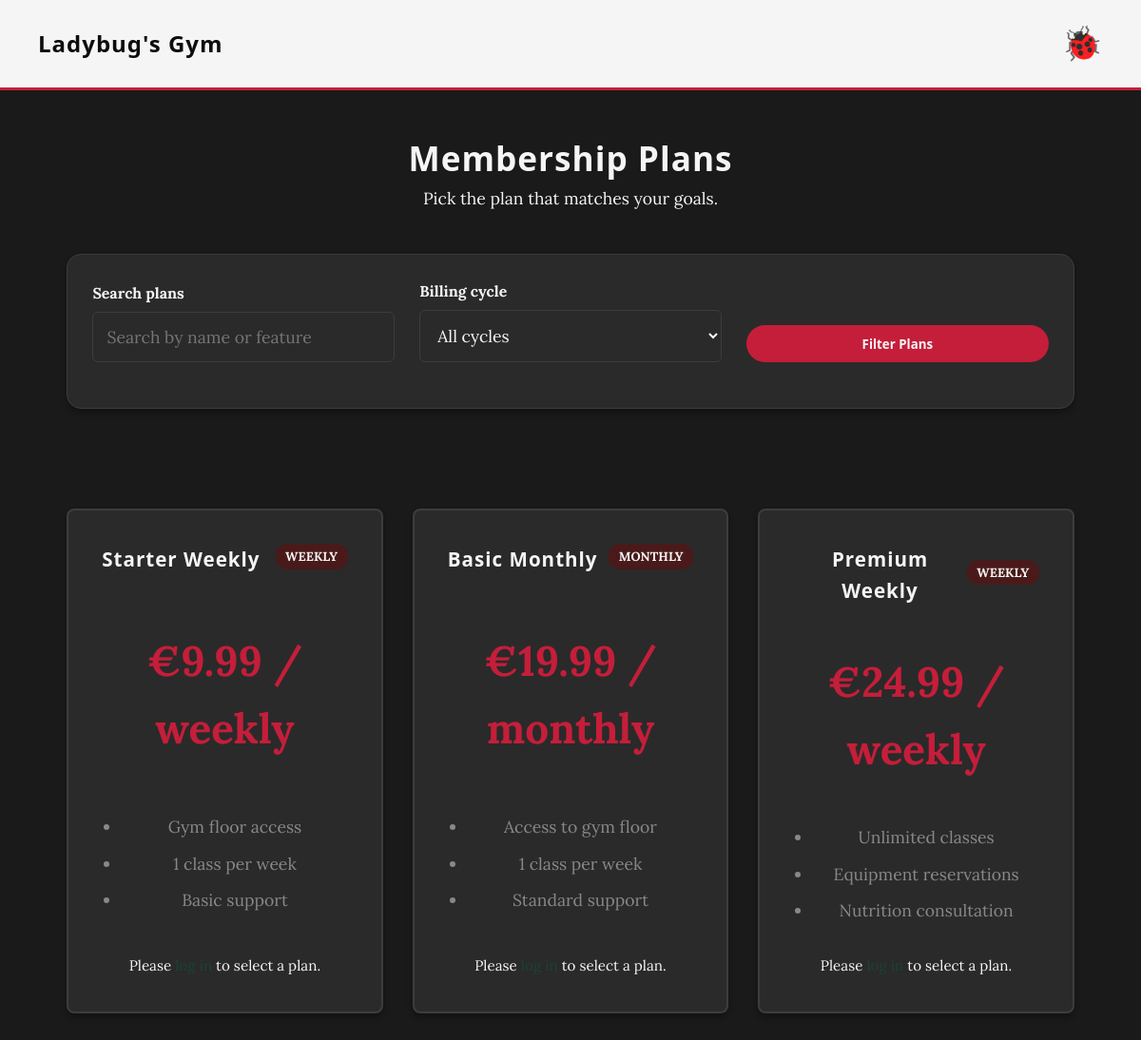
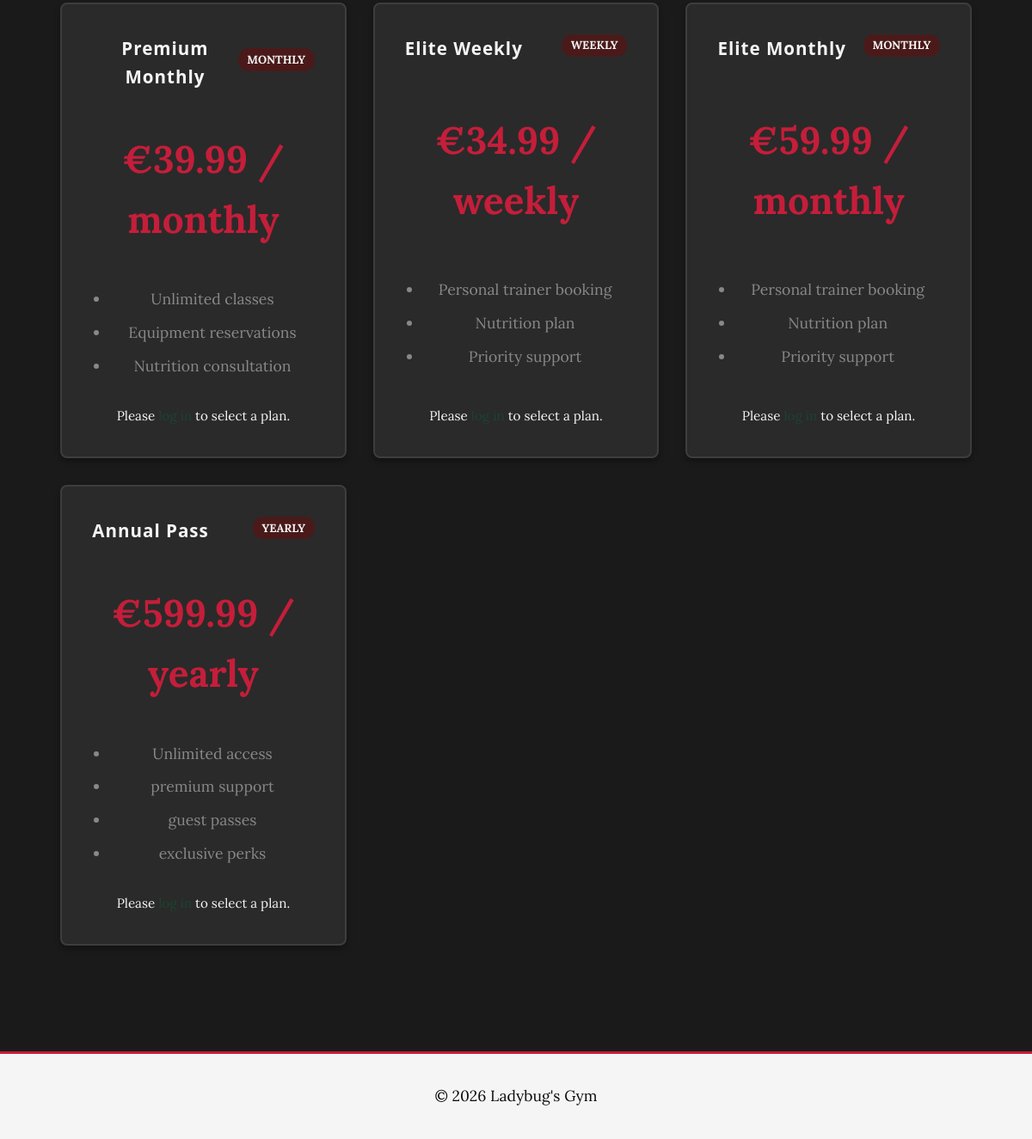
The app's page /pages/plans.php with its own data (2 pictures, top to bottom).
### tables this page shows
CREATE TABLE plans (
    id INTEGER PRIMARY KEY AUTOINCREMENT,
    name TEXT NOT NULL,
    price REAL NOT NULL,
    billing_cycle TEXT CHECK(billing_cycle IN ('weekly', 'monthly', 'yearly')) DEFAULT 'weekly',
    features TEXT -- Stored as a comma-separated list or JSON
);

### utils/session.php (called while the page is built, shortened)
<?php
class Session {
    public static function isLoggedIn(): bool {
        return isset($_SESSION[self::SESSION_KEY_USER]) && !empty($_SESSION[self::SESSION_KEY_USER]);
    }
}
?>

### pages/plans.php (the view, shortened to what this page needs)
<?php
require_once(__DIR__ . '/../templates/common.tpl.php');
require_once(__DIR__ . '/../utils/session.php');
$isLoggedIn = Session::isLoggedIn();
$currentPlanId = null;
$db = getDatabaseConnection();
$queryTerm = trim($_GET['query'] ?? '');
$sql = 'SELECT id, name, price, billing_cycle, features FROM plans';
$params = [];
$stmt = $db->prepare($sql);
$stmt->execute($params);
$plans = $stmt->fetchAll();
?>
<!DOCTYPE html>
<html lang="en">
<body>
    <main class="container plans-page">
        <section class="filter-panel card">
            <form method="GET" action="plans.php" class="plans-filter-form">
                <div class="form-row">
                    <div class="form-group">
                        <label for="planSearch">Search plans</label>
                        <input id="planSearch" name="query" class="input-field" type="text" placeholder="Search by name or feature" value="<?php echo htmlspecialchars($queryTerm); ?>">
                    </div>
                    <div class="form-group">
                        <label for="billingCycle">Billing cycle</label>
                        <select id="billingCycle" name="billing_cycle" class="input-field">
                            <option value="">All cycles</option>
                        </select>
                    </div>
                    <div class="form-group form-actions">
                        <button type="submit" class="button button-full">Filter Plans</button>
                    </div>
                </div>
            </form>
        </section>
        <section class="plans-grid">
            <?php foreach ($plans as $plan): ?>
                <?php
                    $features = array_filter(array_map('trim', explode(',', $plan['features'])));
                    $isCurrent = $currentPlanId !== null && $plan['id'] === $currentPlanId;
                ?>
                <article class="card plan-card <?php echo $isCurrent ? 'current-plan' : ''; ?>">
                    <div class="plan-card-header">
                        <h3><?php echo htmlspecialchars($plan['name']); ?></h3>
                        <span class="badge badge-green"><?php echo htmlspecialchars(ucfirst($plan['billing_cycle'])); ?></span>
                    </div>
                    <p class="plan-price">€<?php echo number_format((float)$plan['price'], 2); ?> / <?php echo htmlspecialchars($plan['billing_cycle']); ?></p>
                    <ul class="feature-list">
                        <?php foreach ($features as $feature): ?>
                            <li><?php echo htmlspecialchars($feature); ?></li>
                        <?php endforeach; ?>
                    </ul>
                    <?php if ($isLoggedIn): ?>
                        <form action="../actions/action_upgrade_plan.php" method="POST">
                            <input type="hidden" name="plan_id" value="<?php echo $plan['id']; ?>">
                            <input type="hidden" name="csrf_token" value="<?php echo htmlspecialchars(Session::getCsrfToken()); ?>">
                            <button type="submit" class="button button-full" <?php echo $isCurrent ? 'disabled' : ''; ?>>
                                <?php echo $isCurrent ? 'Current Plan' : 'Choose this plan'; ?>
                            </button>
                        </form>
                    <?php else: ?>
                        <p class="card-copy">Please <a href="login.php">log in</a> to select a plan.</p>
                    <?php endif; ?>
                </article>
            <?php endforeach; ?>
        </section>
    </main>
</body>
</html>

### css/base.css (style rules this page uses)
:root { --ladybug-red: #c41e3a; --ladybug-dark-red: #8b0000; --ladybug-black: #0d0d0d; --ladybug-dark-gray: #2a2a2a; --ladybug-medium-gray: #3d3d3d; --ladybug-white: #f5f5f5; --ladybug-bg: #1a1a1a; --ladybug-gray: #888; --ladybug-light: #4a1a1a; --accent-deep-red: #a01830; --accent-maroon: #7a0e26; --font-heading: 'Treova', 'Segoe UI', Arial, sans-serif; --font-body: 'Lora', Georgia, serif; --font-accent: 'Treova', 'Segoe UI', sans-serif; --primary-green: #1b4332; --accent-green: var(--ladybug-red); --light-green: var(--ladybug-light); --white: var(--ladybug-white); --gray: var(--ladybug-gray); --bg-color: var(--ladybug-bg); }
* { margin: 0; padding: 0; box-sizing: border-box; }
body { font-family: var(--font-body); line-height: 1.6; color: var(--ladybug-white); background-color: var(--bg-color); font-size: 1.1rem; }
h1, h2, h3, h4, h5, h6 { font-family: var(--font-heading); letter-spacing: 1px; color: var(--ladybug-white); }
a { text-decoration: none; color: var(--primary-green); transition: color 0.3s; }
ul { list-style: none; }
section { padding: 4em 0; }

### css/components.css (style rules this page uses)
.button { font-family: var(--font-accent); display: inline-block; padding: 0.8em 2em; background-color: var(--ladybug-red); color: var(--ladybug-white); border-radius: 50px; font-weight: bold; text-align: center; border: none; cursor: pointer; transition: all 0.3s cubic-bezier(0.34, 1.56, 0.64, 1); position: relative; overflow: hidden; }
.button-full { width: 100%; display: block; }
.card { background-color: var(--ladybug-dark-gray); border-radius: 15px; padding: 1.5em; text-align: center; border: 1px solid var(--ladybug-medium-gray); box-shadow: 0 4px 6px rgba(0,0,0,0.3); transition: all 0.4s cubic-bezier(0.34, 1.56, 0.64, 1); color: var(--ladybug-white); }
.badge { display: inline-block; padding: 0.2em 0.8em; border-radius: 12px; font-size: 0.75em; font-weight: bold; text-transform: uppercase; margin-bottom: 0.5em; }
.badge-green { background-color: var(--light-green); color: var(--white); }
.form-group { margin-bottom: 1.2em; text-align: left; }
.form-group label { display: block; font-weight: bold; margin-bottom: 0.4em; color: var(--ladybug-white); font-size: 0.9em; }
.input-field { width: 100%; padding: 0.8em; border: 1px solid var(--ladybug-medium-gray); border-radius: 6px; font-family: inherit; font-size: 1em; transition: border-color 0.3s; background-color: var(--ladybug-dark-gray); color: var(--ladybug-white); }

### css/layout.css (style rules this page uses)
.container { max-width: 1100px; margin: 0 auto; padding: 0 20px; width: 100%; }

### css/pages.css (style rules this page uses)
.form-row { display: grid; grid-template-columns: 1fr 1fr; gap: 1.5em; }
.form-actions { display: flex; justify-content: flex-end; gap: 1em; margin-top: 2em; }
.plans-page, .equipment-page, .nutrition-page { padding: 3em 20px; }
.plans-filter-form .form-row, .equipment-search .form-row, .nutrition-search .form-row { grid-template-columns: repeat(3, minmax(220px, 1fr)); gap: 1.5em; align-items: end; }
.plans-grid, .cards-grid { display: grid; grid-template-columns: repeat(3, minmax(240px, 1fr)); gap: 1.75em; margin-top: 2em; }
.plan-card { text-align: left; min-height: 320px; display: flex; flex-direction: column; justify-content: space-between; }
.plan-card-header { display: flex; justify-content: space-between; align-items: center; margin-bottom: 1em; }
.plan-price { font-size: 2rem; color: var(--primary-green); margin: 0.6em 0; }
.feature-list { list-style: disc; padding-left: 1.2em; color: var(--gray); margin-bottom: 1.2em; }
.feature-list li { margin-bottom: 0.6em; }
.card-copy { color: inherit; font-size: 0.95rem; line-height: 1.6; }

### css/shared.css (style rules this page uses)
main.container { padding-top: 1em; }

### css/cards.css (style rules this page uses)
.plan-card { background: var(--ladybug-dark-gray); border: 2px solid var(--ladybug-medium-gray); border-radius: 8px; padding: 2em; text-align: center; transition: all 0.4s cubic-bezier(0.34, 1.56, 0.64, 1); color: var(--ladybug-white); }
.plan-price { font-size: 2.5em; font-weight: bold; color: var(--ladybug-red); margin-bottom: 1em; }

### css/profile.css (style rules this page uses)
.form-row { display: grid; grid-template-columns: 1fr 1fr; gap: 1.5em; }
.form-actions { display: flex; justify-content: flex-end; gap: 1em; margin-top: 2em; }

### records on screen
plans: name "Starter Weekly", billing_cycle "WEEKLY", price "9.99", billing_cycle "weekly", features "Gym floor access", features "1 class per week", features "Basic support"
plans: name "Basic Monthly", billing_cycle "MONTHLY", price "19.99", billing_cycle "monthly", features "Access to gym floor", features "1 class per week", features "Standard support"
plans: name "Premium Weekly", billing_cycle "WEEKLY", price "24.99", billing_cycle "weekly", features "Unlimited classes", features "Equipment reservations", features "Nutrition consultation"
plans: name "Premium Monthly", billing_cycle "MONTHLY", price "39.99", billing_cycle "monthly", features "Unlimited classes", features "Equipment reservations", features "Nutrition consultation"
plans: name "Elite Weekly", billing_cycle "WEEKLY", price "34.99", billing_cycle "weekly", features "Personal trainer booking", features "Nutrition plan", features "Priority support"
plans: name "Elite Monthly", billing_cycle "MONTHLY", price "59.99", billing_cycle "monthly", features "Personal trainer booking", features "Nutrition plan", features "Priority support"
plans: name "Annual Pass", billing_cycle "YEARLY", price "599.99", billing_cycle "yearly", features "Unlimited access", features "premium support", features "guest passes", features "exclusive perks"

### other values on screen
$title "Membership Plans"
$subtitle "Pick the plan that matches your goals."
